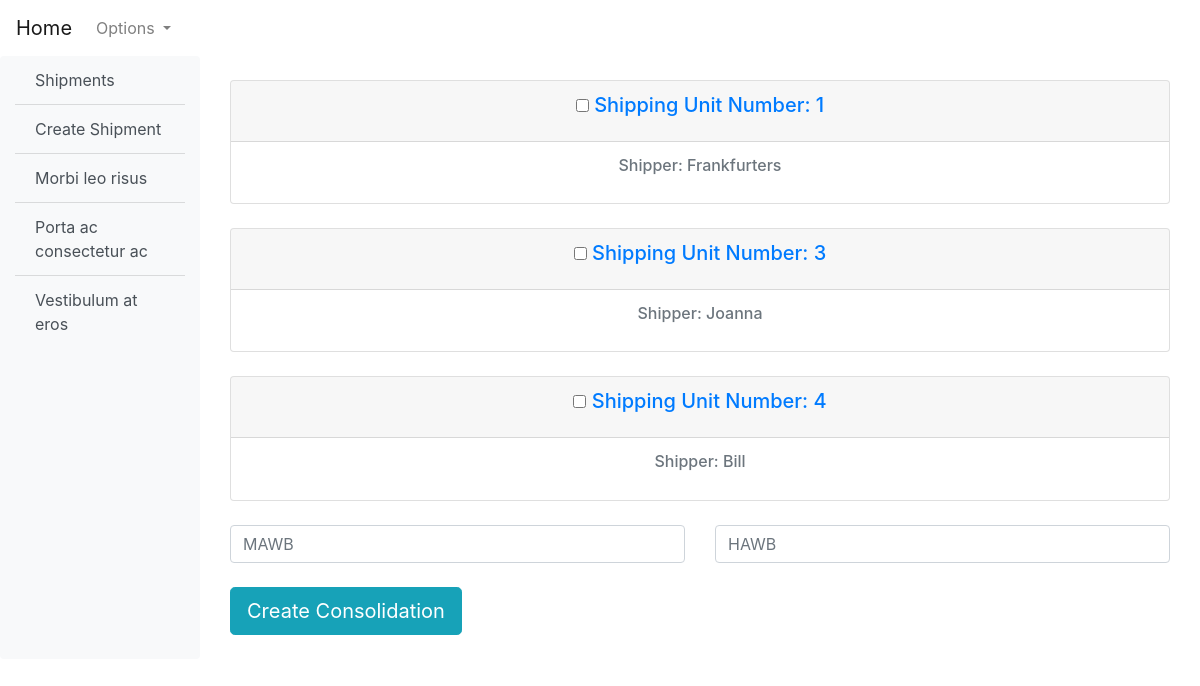
The page /shipments/new_consol/ (signed in) on the database its author committed.
### shipments/models.py (models this page shows, shortened)
class ShippingUnits(models.Model):
    LOCATIONS = (
        ("JFK", "JFK"),
        ("LAX", "LAX"),
        ("ORD", "ORD"),
    )
    locations = models.CharField(
        max_length=3,
        choices=LOCATIONS,
        default="JFK",
    )
    on_hand = models.AutoField(
        primary_key=True,
        editable=False,
    )
    shipper = models.CharField(max_length=50)
    consignee = models.CharField(max_length=50)
    width = models.PositiveIntegerField()
    length = models.PositiveIntegerField()
    height = models.PositiveIntegerField()
    gross_weight = models.PositiveIntegerField()
    unit_count = models.PositiveIntegerField()
    pallet_count = models.PositiveIntegerField()
    heat_treated_pallet_count = models.PositiveIntegerField()
    remark = models.TextField(null=True, blank=True)
    shipment_status = models.BooleanField(default=False)
    create_date = models.DateField(auto_now_add=True)
    release_date = models.DateField(null=True, blank=True)
    hawb = models.CharField(max_length=15, null=True, blank=True)
    mawb = models.ForeignKey(
        Consols,
        on_delete=models.CASCADE,
        related_name="mawbs",
        null=True,
        blank=True,
    )
    user = models.ForeignKey(
        "users.CustomUser",
        on_delete=models.CASCADE,
    )
    class Meta:
        ordering = ("on_hand",)
        permissions = (
            ("can_add_shipment", "Can add a shipping unit"),
            ("can_modify", "Can modify a shipment"),
            ("can_release", "Can release a shipment"),
            ("can_delete", "Can erase a shipment from existence"),
        )
        verbose_name = "Shipping Unit"
    def get_absolute_url(self):
        return reverse("shipments:shipment_detail", args=[str(self.on_hand)])

### shipments/views.py (the view)
class CreateConsolView(LoginRequiredMixin, ListView):
    model = ShippingUnits
    context_object_name = "shipments"
    template_name = "shipments/consolidation.html"
    queryset = ShippingUnits.objects.filter(mawb=None)
    login_url = "account_login"

### templates/shipments/consolidation.html (shortened to what this page needs)
{% extends '_base.html' %}
{% block content %}
{% if shipments %}
{% for shipment in shipments %}
<br>
<form method="post" action="{% url 'shipments:save_consol' %}" novalidate>
    <div class="container">
        <div class="card text-center">
            <div class="card-header">
                <h5 class="card-title"><input type="checkbox" aria-label="Checkbox for following text input"
                        name="onhands[]" value="{{ shipment.on_hand }}">&nbsp;<a
                        href="{{ shipment.get_absolute_url }}">Shipping
                        Unit Number: {{ shipment.on_hand }}</a></h5>
            </div>
            <div class="card-body">
                <h6 class="card-subtitle mb-2 text-muted">Shipper: {{ shipment.shipper }}</h6>
            </div>
        </div>
    </div>
    {% endfor %}
    <br>
    <div class="container">
        <div class="row">
            <div class="col">
                <input type="text" class="form-control" placeholder="MAWB" name="mawb">
            </div>
            <div class="col">
                <input type="text" class="form-control" placeholder="HAWB" name="hawb">
            </div>
        </div>
        <br>
        <input type="submit" value="Create Consolidation" class="btn btn-info btn-lg">
    </div>
</form>
<br>
{% endif %}
{% endblock content %}

### rows shown on the page
ShippingUnits: on_hand "1", shipper "Frankfurters"
ShippingUnits: on_hand "3", shipper "Joanna"
ShippingUnits: on_hand "4", shipper "Bill"
